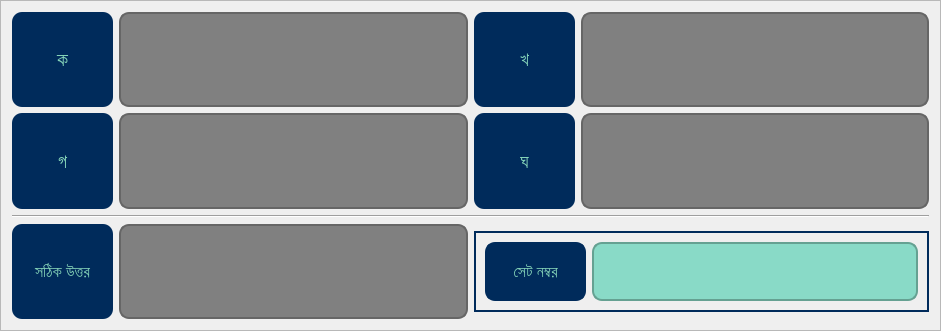
                         <widget class="QFrame" name="frame_18">
                          <property name="minimumSize">
                           <size>
                            <width>941</width>
                            <height>203</height>
                           </size>
                          </property>
                          <property name="maximumSize">
                           <size>
                            <width>16777215</width>
                            <height>331</height>
                           </size>
                          </property>
                          <property name="frameShape">
                           <enum>QFrame::StyledPanel</enum>
                          </property>
                          <property name="frameShadow">
                           <enum>QFrame::Raised</enum>
                          </property>
                          <layout class="QGridLayout" name="gridLayout_29">
                           <item row="4" column="2" colspan="2">
                            <widget class="QFrame" name="frame_17">
                             <property name="minimumSize">
                              <size>
                               <width>445</width>
                               <height>81</height>
                              </size>
                             </property>
                             <property name="maximumSize">
                              <size>
                               <width>16777215</width>
                               <height>81</height>
                              </size>
                             </property>
                             <property name="styleSheet">
                              <string notr="true">border: 2px solid rgb(0, 43, 91);</string>
                             </property>
                             <property name="frameShape">
                              <enum>QFrame::StyledPanel</enum>
                             </property>
                             <property name="frameShadow">
                              <enum>QFrame::Raised</enum>
                             </property>
                             <layout class="QGridLayout" name="gridLayout_27">
                              <item row="0" column="0">
                               <widget class="QLabel" name="label_22">
                                <property name="minimumSize">
                                 <size>
                                  <width>101</width>
                                  <height>51</height>
                                 </size>
                                </property>
                                <property name="font">
                                 <font>
                                  <pointsize>12</pointsize>
                                 </font>
                                </property>
                                <property name="styleSheet">
                                 <string notr="true">color: rgb(132, 211, 184);
background-color: rgb(0, 43, 91);
padding: 5px;
border-radius: 10px;</string>
                                </property>
                                <property name="text">
                                 <string>সেট নম্বর</string>
                                </property>
                                <property name="alignment">
                                 <set>Qt::AlignCenter</set>
                                </property>
                               </widget>
                              </item>
                              <item row="0" column="1">
                               <widget class="QTextEdit" name="task_mcq_set_no_edit">
                                <property name="enabled">
                                 <bool>true</bool>
                                </property>
                                <property name="minimumSize">
                                 <size>
                                  <width>317</width>
                                  <height>55</height>
                                 </size>
                                </property>
                                <property name="font">
                                 <font>
                                  <pointsize>15</pointsize>
                                 </font>
                                </property>
                                <property name="styleSheet">
                                 <string notr="true">QTextEdit {
background-color: rgb(137, 218, 199);
border: 2px solid rgb(101, 161, 146);
padding: 10px;
border-radius: 10px;
color: rgb(43, 72, 101);                        
 }

 QTextEdit:disabled {
      background-color: gray;
		border: 2px solid rgb(102, 102, 102);
}</string>
                                </property>
                                <property name="html">
                                 <string>&lt;!DOCTYPE HTML PUBLIC &quot;-//W3C//DTD HTML 4.0//EN&quot; &quot;http://www.w3.org/TR/REC-html40/strict.dtd&quot;&gt;
&lt;html&gt;&lt;head&gt;&lt;meta name=&quot;qrichtext&quot; content=&quot;1&quot; /&gt;&lt;style type=&quot;text/css&quot;&gt;
p, li { white-space: pre-wrap; }
&lt;/style&gt;&lt;/head&gt;&lt;body style=&quot; font-family:'MS Shell Dlg 2'; font-size:15pt; font-weight:400; font-style:normal;&quot;&gt;
&lt;p style=&quot;-qt-paragraph-type:empty; margin-top:0px; margin-bottom:0px; margin-left:0px; margin-right:0px; -qt-block-indent:0; text-indent:0px; font-size:7.8pt;&quot;&gt;&lt;br /&gt;&lt;/p&gt;&lt;/body&gt;&lt;/html&gt;</string>
                                </property>
                               </widget>
                              </item>
                             </layout>
                            </widget>
                           </item>
                           <item row="0" column="2">
                            <spacer name="verticalSpacer_7">
                             <property name="orientation">
                              <enum>Qt::Vertical</enum>
                             </property>
                             <property name="sizeHint" stdset="0">
                              <size>
                               <width>20</width>
                               <height>40</height>
                              </size>
                             </property>
                            </spacer>
                           </item>
                           <item row="2" column="3">
                            <widget class="QTextEdit" name="task_mcq_option_4_edit">
                             <property name="enabled">
                              <bool>false</bool>
                             </property>
                             <property name="minimumSize">
                              <size>
                               <width>341</width>
                               <height>51</height>
                              </size>
                             </property>
                             <property name="font">
                              <font>
                               <pointsize>15</pointsize>
                              </font>
                             </property>
                             <property name="styleSheet">
                              <string notr="true">QTextEdit {
background-color: rgb(137, 218, 199);
border: 2px solid rgb(101, 161, 146);
padding: 10px;
border-radius: 10px;
color: rgb(43, 72, 101);                        
 }

 QTextEdit:disabled {
      background-color: gray;
		border: 2px solid rgb(102, 102, 102);
}</string>
                             </property>
                             <property name="html">
                              <string>&lt;!DOCTYPE HTML PUBLIC &quot;-//W3C//DTD HTML 4.0//EN&quot; &quot;http://www.w3.org/TR/REC-html40/strict.dtd&quot;&gt;
&lt;html&gt;&lt;head&gt;&lt;meta name=&quot;qrichtext&quot; content=&quot;1&quot; /&gt;&lt;style type=&quot;text/css&quot;&gt;
p, li { white-space: pre-wrap; }
&lt;/style&gt;&lt;/head&gt;&lt;body style=&quot; font-family:'MS Shell Dlg 2'; font-size:15pt; font-weight:400; font-style:normal;&quot;&gt;
&lt;p style=&quot;-qt-paragraph-type:empty; margin-top:0px; margin-bottom:0px; margin-left:0px; margin-right:0px; -qt-block-indent:0; text-indent:0px; font-size:7.8pt;&quot;&gt;&lt;br /&gt;&lt;/p&gt;&lt;/body&gt;&lt;/html&gt;</string>
                             </property>
                            </widget>
                           </item>
                           <item row="2" column="2">
                            <widget class="QLabel" name="label_20">
                             <property name="minimumSize">
                              <size>
                               <width>101</width>
                               <height>51</height>
                              </size>
                             </property>
                             <property name="font">
                              <font>
                               <pointsize>14</pointsize>
                              </font>
                             </property>
                             <property name="styleSheet">
                              <string notr="true">color: rgb(132, 211, 184);
background-color: rgb(0, 43, 91);
padding: 5px;
border-radius: 10px;</string>
                             </property>
                             <property name="text">
                              <string>ঘ</string>
                             </property>
                             <property name="alignment">
                              <set>Qt::AlignCenter</set>
                             </property>
                            </widget>
                           </item>
                           <item row="1" column="1">
                            <widget class="QTextEdit" name="task_mcq_option_1_edit">
                             <property name="enabled">
                              <bool>false</bool>
                             </property>
                             <property name="minimumSize">
                              <size>
                               <width>341</width>
                               <height>51</height>
                              </size>
                             </property>
                             <property name="font">
                              <font>
                               <pointsize>15</pointsize>
                              </font>
                             </property>
                             <property name="styleSheet">
                              <string notr="true">QTextEdit {
background-color: rgb(137, 218, 199);
border: 2px solid rgb(101, 161, 146);
padding: 10px;
border-radius: 10px;
color: rgb(43, 72, 101);                        
 }

 QTextEdit:disabled {
      background-color: gray;
		border: 2px solid rgb(102, 102, 102);
}</string>
                             </property>
                             <property name="html">
                              <string>&lt;!DOCTYPE HTML PUBLIC &quot;-//W3C//DTD HTML 4.0//EN&quot; &quot;http://www.w3.org/TR/REC-html40/strict.dtd&quot;&gt;
&lt;html&gt;&lt;head&gt;&lt;meta name=&quot;qrichtext&quot; content=&quot;1&quot; /&gt;&lt;style type=&quot;text/css&quot;&gt;
p, li { white-space: pre-wrap; }
&lt;/style&gt;&lt;/head&gt;&lt;body style=&quot; font-family:'MS Shell Dlg 2'; font-size:15pt; font-weight:400; font-style:normal;&quot;&gt;
&lt;p style=&quot;-qt-paragraph-type:empty; margin-top:0px; margin-bottom:0px; margin-left:0px; margin-right:0px; -qt-block-indent:0; text-indent:0px; font-size:7.8pt;&quot;&gt;&lt;br /&gt;&lt;/p&gt;&lt;/body&gt;&lt;/html&gt;</string>
                             </property>
                            </widget>
                           </item>
                           <item row="2" column="1">
                            <widget class="QTextEdit" name="task_mcq_option_3_edit">
                             <property name="enabled">
                              <bool>false</bool>
                             </property>
                             <property name="minimumSize">
                              <size>
                               <width>341</width>
                               <height>51</height>
                              </size>
                             </property>
                             <property name="font">
                              <font>
                               <pointsize>15</pointsize>
                              </font>
                             </property>
                             <property name="styleSheet">
                              <string notr="true">QTextEdit {
background-color: rgb(137, 218, 199);
border: 2px solid rgb(101, 161, 146);
padding: 10px;
border-radius: 10px;
color: rgb(43, 72, 101);                        
 }

 QTextEdit:disabled {
      background-color: gray;
		border: 2px solid rgb(102, 102, 102);
}</string>
                             </property>
                             <property name="html">
                              <string>&lt;!DOCTYPE HTML PUBLIC &quot;-//W3C//DTD HTML 4.0//EN&quot; &quot;http://www.w3.org/TR/REC-html40/strict.dtd&quot;&gt;
&lt;html&gt;&lt;head&gt;&lt;meta name=&quot;qrichtext&quot; content=&quot;1&quot; /&gt;&lt;style type=&quot;text/css&quot;&gt;
p, li { white-space: pre-wrap; }
&lt;/style&gt;&lt;/head&gt;&lt;body style=&quot; font-family:'MS Shell Dlg 2'; font-size:15pt; font-weight:400; font-style:normal;&quot;&gt;
&lt;p style=&quot;-qt-paragraph-type:empty; margin-top:0px; margin-bottom:0px; margin-left:0px; margin-right:0px; -qt-block-indent:0; text-indent:0px; font-size:7.8pt;&quot;&gt;&lt;br /&gt;&lt;/p&gt;&lt;/body&gt;&lt;/html&gt;</string>
                             </property>
                            </widget>
                           </item>
                           <item row="1" column="0">
                            <widget class="QLabel" name="label_17">
                             <property name="minimumSize">
                              <size>
                               <width>101</width>
                               <height>51</height>
                              </size>
                             </property>
                             <property name="font">
                              <font>
                               <pointsize>14</pointsize>
                              </font>
                             </property>
                             <property name="styleSheet">
                              <string notr="true">color: rgb(132, 211, 184);
background-color: rgb(0, 43, 91);
padding: 5px;
border-radius: 10px;</string>
                             </property>
                             <property name="text">
                              <string>ক</string>
                             </property>
                             <property name="alignment">
                              <set>Qt::AlignCenter</set>
                             </property>
                            </widget>
                           </item>
                           <item row="1" column="2">
                            <widget class="QLabel" name="label_18">
                             <property name="minimumSize">
                              <size>
                               <width>101</width>
                               <height>51</height>
                              </size>
                             </property>
                             <property name="font">
                              <font>
                               <pointsize>14</pointsize>
                              </font>
                             </property>
                             <property name="styleSheet">
                              <string notr="true">color: rgb(132, 211, 184);
background-color: rgb(0, 43, 91);
padding: 5px;
border-radius: 10px;</string>
                             </property>
                             <property name="text">
                              <string>খ</string>
                             </property>
                             <property name="alignment">
                              <set>Qt::AlignCenter</set>
                             </property>
                            </widget>
                           </item>
                           <item row="4" column="0">
                            <widget class="QLabel" name="label_21">
                             <property name="minimumSize">
                              <size>
                               <width>101</width>
                               <height>51</height>
                              </size>
                             </property>
                             <property name="font">
                              <font>
                               <pointsize>12</pointsize>
                              </font>
                             </property>
                             <property name="styleSheet">
                              <string notr="true">color: rgb(132, 211, 184);
background-color: rgb(0, 43, 91);
padding: 5px;
border-radius: 10px;</string>
                             </property>
                             <property name="text">
                              <string>সঠিক উত্তর</string>
                             </property>
                             <property name="alignment">
                              <set>Qt::AlignCenter</set>
                             </property>
                            </widget>
                           </item>
                           <item row="4" column="1">
                            <widget class="QTextEdit" name="task_mcq_correct_option_edit">
                             <property name="enabled">
                              <bool>false</bool>
                             </property>
                             <property name="minimumSize">
                              <size>
                               <width>341</width>
                               <height>63</height>
                              </size>
                             </property>
                             <property name="font">
                              <font>
                               <pointsize>15</pointsize>
                              </font>
                             </property>
                             <property name="styleSheet">
                              <string notr="true">QTextEdit {
background-color: rgb(137, 218, 199);
border: 2px solid rgb(101, 161, 146);
padding: 10px;
border-radius: 10px;
color: rgb(43, 72, 101);                        
 }

 QTextEdit:disabled {
      background-color: gray;
		border: 2px solid rgb(102, 102, 102);
}</string>
                             </property>
                             <property name="html">
                              <string>&lt;!DOCTYPE HTML PUBLIC &quot;-//W3C//DTD HTML 4.0//EN&quot; &quot;http://www.w3.org/TR/REC-html40/strict.dtd&quot;&gt;
&lt;html&gt;&lt;head&gt;&lt;meta name=&quot;qrichtext&quot; content=&quot;1&quot; /&gt;&lt;style type=&quot;text/css&quot;&gt;
p, li { white-space: pre-wrap; }
&lt;/style&gt;&lt;/head&gt;&lt;body style=&quot; font-family:'MS Shell Dlg 2'; font-size:15pt; font-weight:400; font-style:normal;&quot;&gt;
&lt;p style=&quot;-qt-paragraph-type:empty; margin-top:0px; margin-bottom:0px; margin-left:0px; margin-right:0px; -qt-block-indent:0; text-indent:0px; font-size:7.8pt;&quot;&gt;&lt;br /&gt;&lt;/p&gt;&lt;/body&gt;&lt;/html&gt;</string>
                             </property>
                            </widget>
                           </item>
                           <item row="1" column="3">
                            <widget class="QTextEdit" name="task_mcq_option_2_edit">
                             <property name="enabled">
                              <bool>false</bool>
                             </property>
                             <property name="minimumSize">
                              <size>
                               <width>341</width>
                               <height>51</height>
                              </size>
                             </property>
                             <property name="font">
                              <font>
                               <pointsize>15</pointsize>
                              </font>
                             </property>
                             <property name="styleSheet">
                              <string notr="true">QTextEdit {
background-color: rgb(137, 218, 199);
border: 2px solid rgb(101, 161, 146);
padding: 10px;
border-radius: 10px;
color: rgb(43, 72, 101);                        
 }

 QTextEdit:disabled {
      background-color: gray;
		border: 2px solid rgb(102, 102, 102);
}</string>
                             </property>
                             <property name="html">
                              <string>&lt;!DOCTYPE HTML PUBLIC &quot;-//W3C//DTD HTML 4.0//EN&quot; &quot;http://www.w3.org/TR/REC-html40/strict.dtd&quot;&gt;
&lt;html&gt;&lt;head&gt;&lt;meta name=&quot;qrichtext&quot; content=&quot;1&quot; /&gt;&lt;style type=&quot;text/css&quot;&gt;
p, li { white-space: pre-wrap; }
&lt;/style&gt;&lt;/head&gt;&lt;body style=&quot; font-family:'MS Shell Dlg 2'; font-size:15pt; font-weight:400; font-style:normal;&quot;&gt;
&lt;p style=&quot;-qt-paragraph-type:empty; margin-top:0px; margin-bottom:0px; margin-left:0px; margin-right:0px; -qt-block-indent:0; text-indent:0px; font-size:7.8pt;&quot;&gt;&lt;br /&gt;&lt;/p&gt;&lt;/body&gt;&lt;/html&gt;</string>
                             </property>
                            </widget>
                           </item>
                           <item row="2" column="0">
                            <widget class="QLabel" name="label_19">
                             <property name="minimumSize">
                              <size>
                               <width>101</width>
                               <height>51</height>
                              </size>
                             </property>
                             <property name="font">
                              <font>
                               <pointsize>14</pointsize>
                              </font>
                             </property>
                             <property name="styleSheet">
                              <string notr="true">color: rgb(132, 211, 184);
background-color: rgb(0, 43, 91);
padding: 5px;
border-radius: 10px;</string>
                             </property>
                             <property name="text">
                              <string>গ</string>
                             </property>
                             <property name="alignment">
                              <set>Qt::AlignCenter</set>
                             </property>
                            </widget>
                           </item>
                           <item row="3" column="0" colspan="4">
                            <widget class="Line" name="line_5">
                             <property name="orientation">
                              <enum>Qt::Horizontal</enum>
                             </property>
                            </widget>
                           </item>
                          </layout>
                         </widget>
